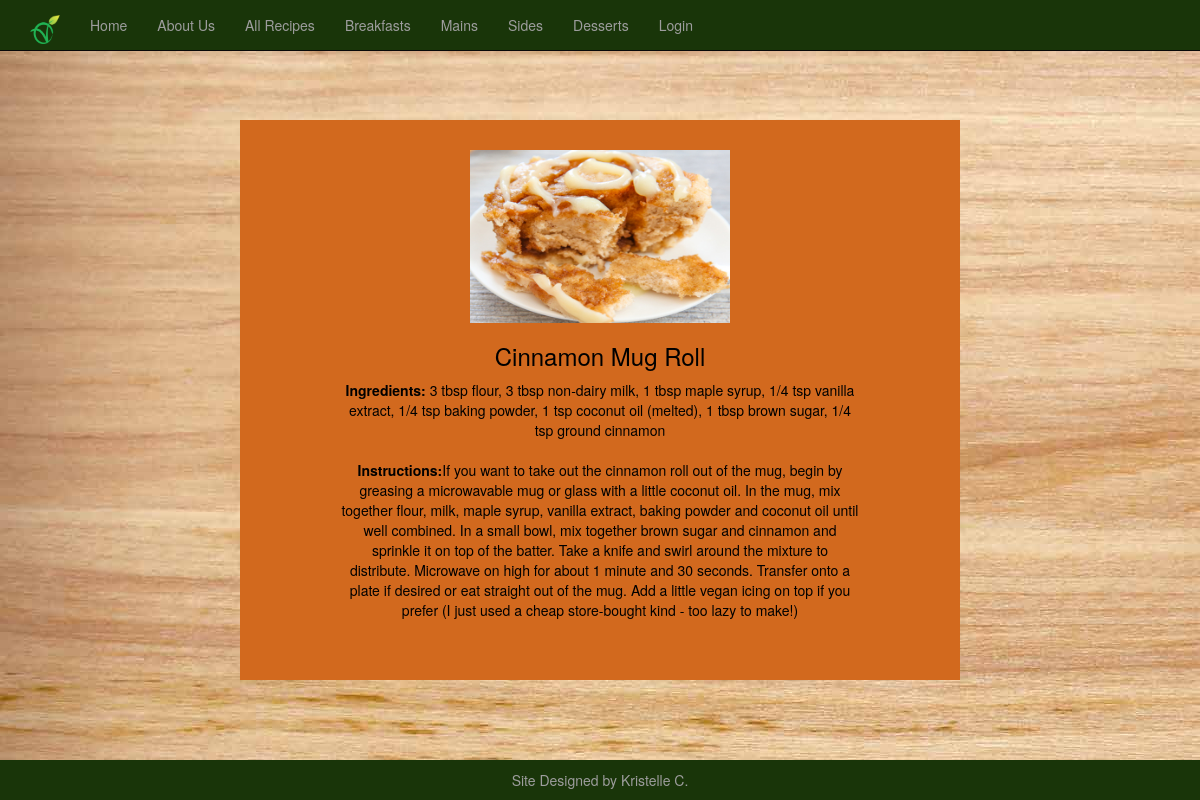
/desserts/mugroll, run on the app's committed database.
### tables this page shows
CREATE TABLE veganfood(title text NOT NULL, ingredients text NOT NULL, instructions text NOT NULL);

### index.py (the view)
@app.route('/')
@app.route('/desserts')
@app.route('/desserts/mugroll')
def mugroll():
 g.db = connect_db()
 cur = g.db.execute("select * from veganfood where title='Cinnamon Mug Roll'")
 veganfood = [dict(title=row[0], ingredients=row[1], instructions=row[2]) for row in cur.fetchall()]
 g.db.close()
 return render_template('mugroll.html', veganfood=veganfood), 200

### index.py (called while the page is built)
def connect_db():
 return sqlite3.connect(app.database)

### templates/mugroll.html (shortened to what this page needs)
{% extends "base.html" %}
{%block content%}
<div class="row">
  <div class="column" style="background-color:chocolate; color:black;">
	<img src="{{ url_for('static', filename='img/mugroll.jpg') }}"/>
    <p> {% for veganfood in veganfood %}
			<h3>{{ veganfood.title }} <br></h3>
			 <strong>Ingredients:</strong>{{ veganfood.ingredients }}<br><br>
			 <strong>Instructions:</strong>{{ veganfood.instructions }}<br>
	    {% endfor %}</p>
  </div>
</div>
<footer>Site Designed by Kristelle C.</footer>
 {% endblock %}

### templates/base.html (style rules this page uses)
.row { margin-right: -15px; margin-left: -15px; margin: 10% 20%; }
.column { width: 100%; padding: 30px 100px 50px; text-align: center; }
.column img { width: 50%; height: auto; }
* { box-sizing: border-box; }

### templates/mugroll.html (style rules this page uses)
footer { clear: both; text-align: center; font-size:14px; position:fixed; right: 0; left: 0; padding: 1rem; background-color:#193509; margin-top:20px; bottom:0; color:#9d9d9d; width:100%; }

### data on the page
veganfood: title "Cinnamon Mug Roll", ingredients "3 tbsp flour, 3 tbsp non-dairy milk, 1 tbsp maple syrup, 1/4 tsp vanilla extract, 1/4 tsp baking powder, 1 tsp coconut oil (melted), 1 tbsp brown sugar, 1/4 tsp ground cinnamon", instructions "If you want to take out the cinnamon roll out of the mug, begin by greasing a microwavable mug or glass with a little coconut oil. In the mug, mix together flour, milk, maple syrup, vanilla extract, baking powder and coconut oil until well combined. In a small bowl, mix together brown sugar and cinnamon and sprinkle it on top of the batter. Take a knife and swirl around the mixture to distribute. Microwave on high for about 1 minute and 30 seconds. Transfer onto a plate if desired or eat straight out of the mug. Add a little vegan icing on top if you prefer (I just used a cheap store-bought kind - too lazy to make!)"
